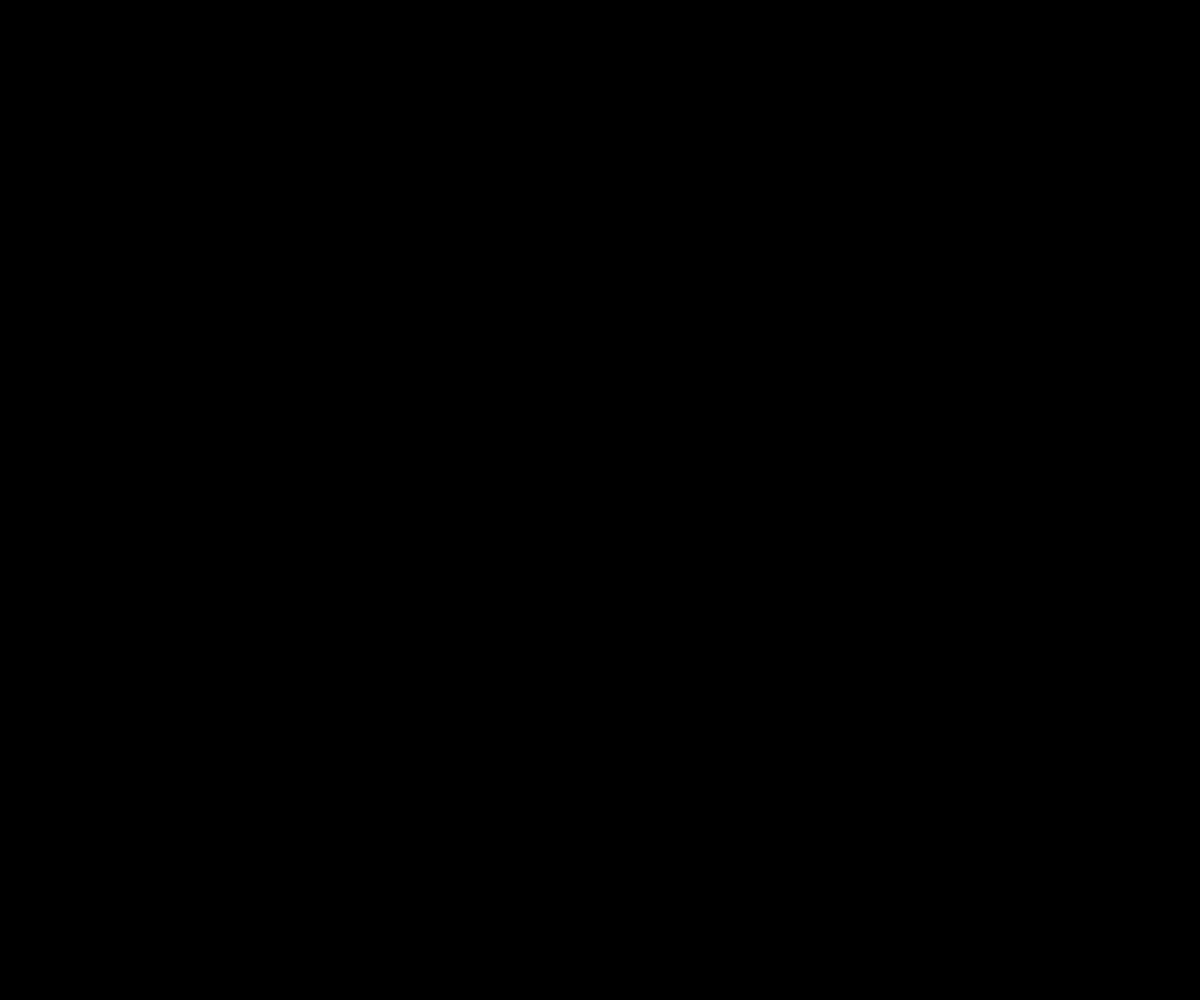
Frame 1 (no input)
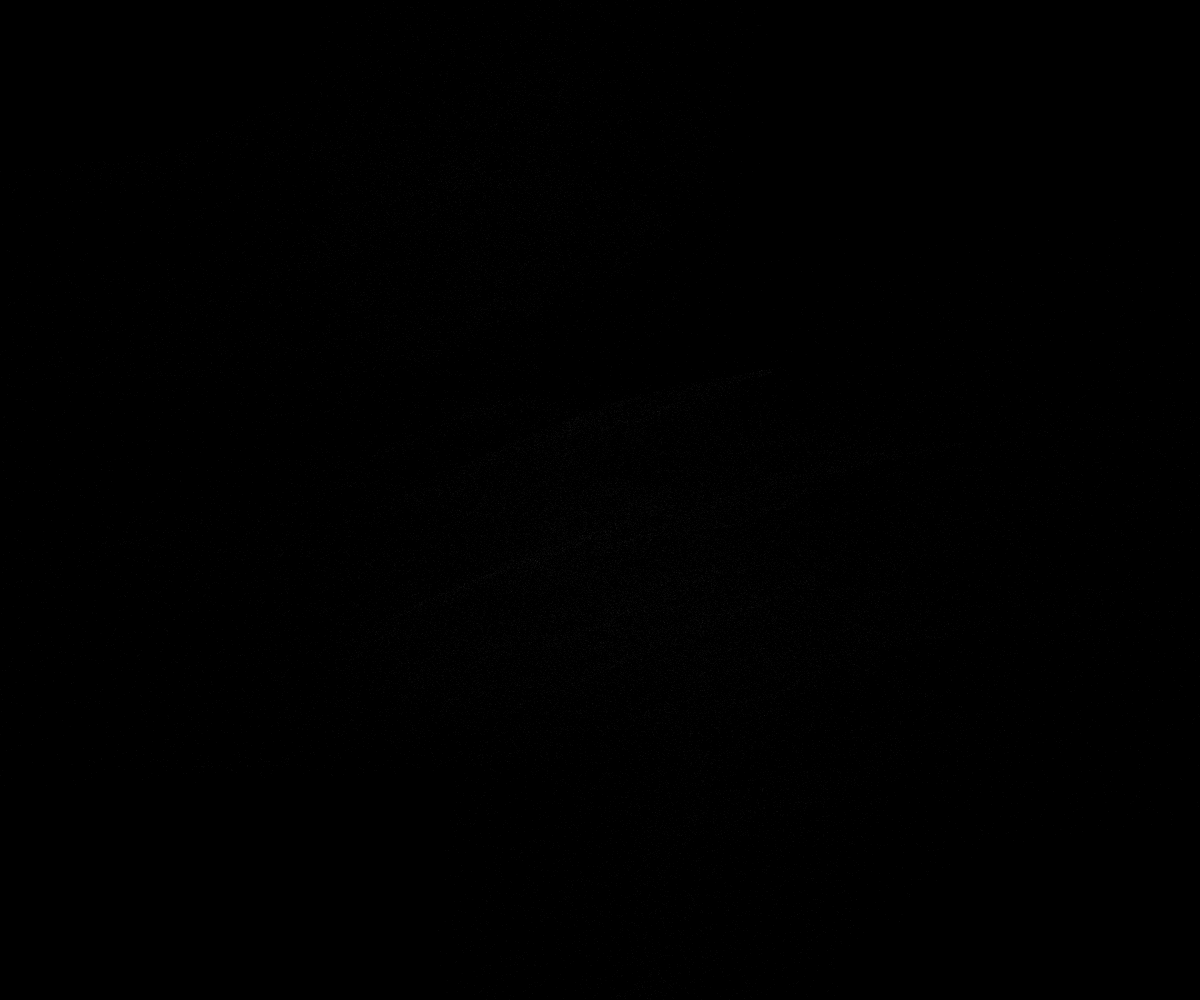
Frame 60 (no input)
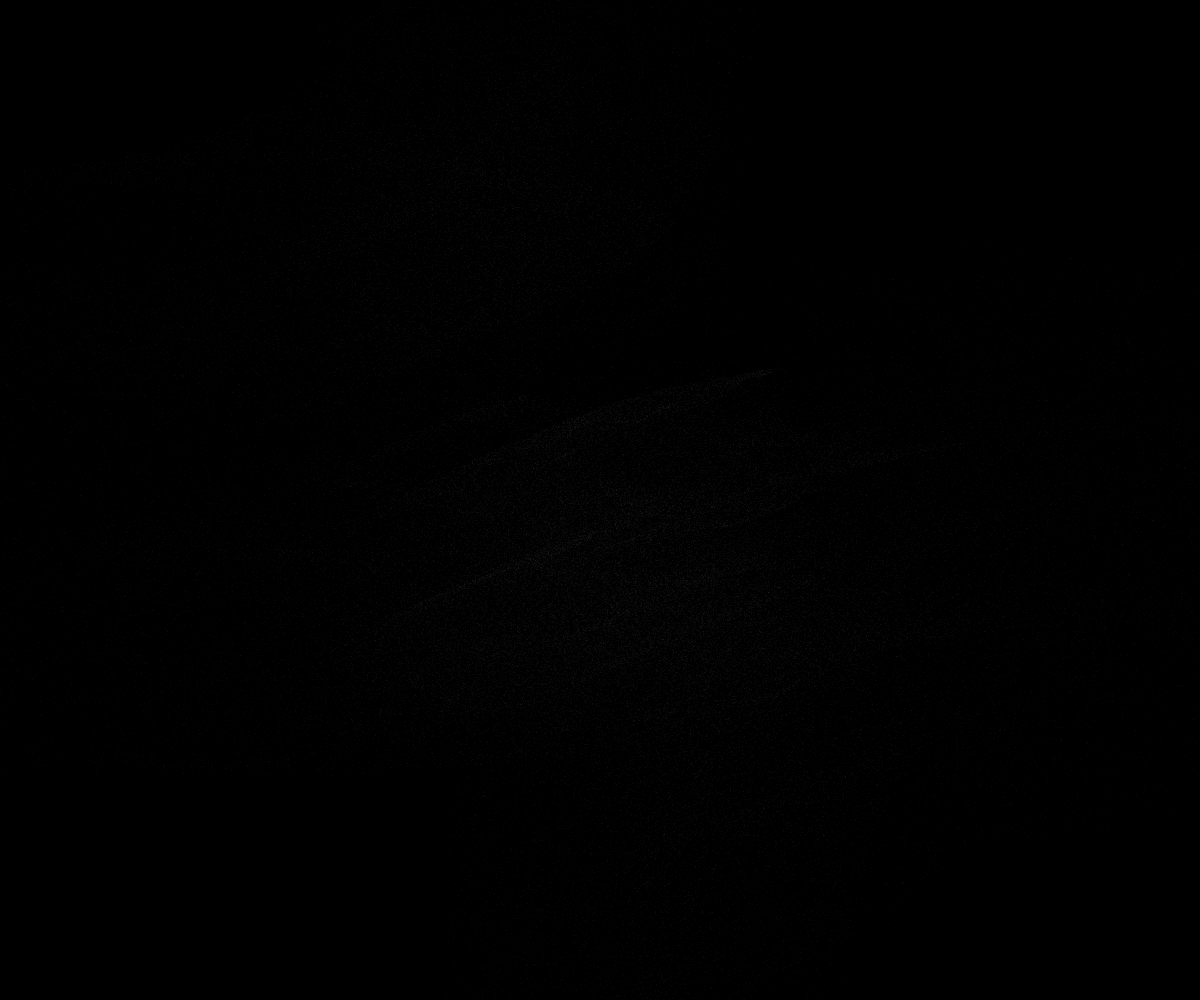
Frame 120 (the mouse pressed at the canvas centre since frame 60)

The p5.js sketch that drew these frames (run headless with seeded random() and noise() and a simulated clock; from frame 60 on, the mouse is pressed at the canvas centre):

// p5.js sketch
// ── sketch.js
var looping = true;

function setup() {
    createCanvas(windowWidth, windowHeight);
    system.setup();
    // noLoop();
}

function draw() {

    translate(width / 2, height / 2);
    if (system.animate) {
        background(system.backgroundColor);
    }
    for (var i = 0; i < system.iterationsPerFrame; i++) {
        system.runIteratedFunction();
        system.runDisplayFunction();
    }
}

// ── display-functions.js
var redAndBlue = function(v, n, translate, scale) {
    var red = map(abs(sin(n / 10)), 0, 1, 255, 100);
    var green = map(abs(cos(n / 30)), 0, 1, 200, 40);
    var blue = map(abs(sin(n / 10)), 0, 1, 0, 255);
    blendMode(ADD);
    fill(red, green, blue, 55);
    ellipse(translate.x + v.x * scale.x, translate.y + v.y * scale.y, 0.2);
};

var densityMaps01 = function(v, n, translate, scale) {
    // var red = map(abs(sin(n / 10)), 0, 1, 255, 100);
    // var green = map(abs(cos(n / 30)), 0, 1, 200, 40);
    // var blue = map(abs(sin(n / 10)), 0, 1, 0, 255);
    // blendMode(ADD);
    // fill(red, green, blue, 55);
    // ellipse(translate.x + v.x * scale.x, translate.y + v.y * scale.y, 0.2);

    //I have to write a much better algorithm that takes into consideration pixelDensity(2)

    //What if my algorithm would be..
    var x = Math.round((translate.x + v.x * scale.x) * 2) / 2;
    var y = Math.round((translate.y + v.y * scale.y) * 2) / 2;
    var pixelToChange = (x + y * width * 2) * 2;
    // console.log(pixels);
    pixels[pixelToChange] = min(pixels[pixelToChange] + 1, 255);
    pixels[pixelToChange + 1] = min(pixels[pixelToChange + 1] + 1, 255);
    pixels[pixelToChange + 2] = min(pixels[pixelToChange + 2] + 1, 255);
};

// ── iterated-functions.js
var goya = function(x, y, z, c) {
    return {
        x: sin(c.a * x) + cos(c.b * y) - tan(c.c * z),
        y: cos(c.d * y) + cos(c.e * x) + tan(c.f * z),
        z: z + 0.1
    };
};

// ── system-prototype.js
var System = function(system) {
    this.pos = system.pos || { x: 0, y: 0, z: 0 };
    this.n = system.n || 0;
    this.constants = system.constants;
    this.animate = system.animate || false;
    this.backgroundColor = system.backgroundColor || 0;
    this.iterationsPerFrame = system.iterationsPerFrame;
    this.translate = system.translate || { x: 0, y: 0 };
    this.scale = system.scale || { x: 1, y: 1 };
    this.setup = system.setup;
    this.iteratedFunction = system.iteratedFunction;
    this.displayFunction = system.displayFunction;
    this.animation = system.animation ||  false;

};

System.prototype.runIteratedFunction = function() {
    // console.log(this.constants);
    this.pos = this.iteratedFunction(this.pos.x, this.pos.y, this.pos.z, this.constants);
    this.n++;
};

System.prototype.runDisplayFunction = function() {
    this.displayFunction(this.pos, this.n, this.translate, this.scale);
};

// ── systems.js
var dune001 = new System({
    pos: { x: 0, y: 0, z: 0 },
    n: 0,
    constants: {
        a: 5,
        b: 3,
        c: 2,
        d: 1,
        e: 2,
        f: 1
    },
    scale: { x: 100, y: 100 },
    animate: false,
    iterationsPerFrame: 1500,
    backgroundColor: 0,
    setup: function() {
        frameRate(30);
        background(0);
        // fill(255, 5);
        noStroke();
    },
    iteratedFunction: function(x, y, z, c) {
        //c is a set of constants.
        // console.log(c);
        var v = {
            x: sin(c.a * x) + cos(c.b * y) - tan(c.c * z),
            y: cos(c.d * y) + cos(c.e * x) + tan(c.f * z),
            z: z + 0.1
        };
        return v;
    },
    displayFunction: function(v, n, translate, scale) {
        // var red = map(abs(sin(n / 10)), 0, 1, 255, 100);
        // var green = map(abs(cos(n / 30)), 0, 1, 200, 40);
        // var blue = map(abs(sin(n / 10)), 0, 1, 0, 255);
        // blendMode(ADD);
        // fill(red, green, blue, 255);
        // console.log(v);
        fill(255);
        // ellipse(0, 0, 25);
        ellipse(translate.x + v.x * scale.x, translate.y + v.y * scale.y, 0.2);
    }
});

var system = dune001;
